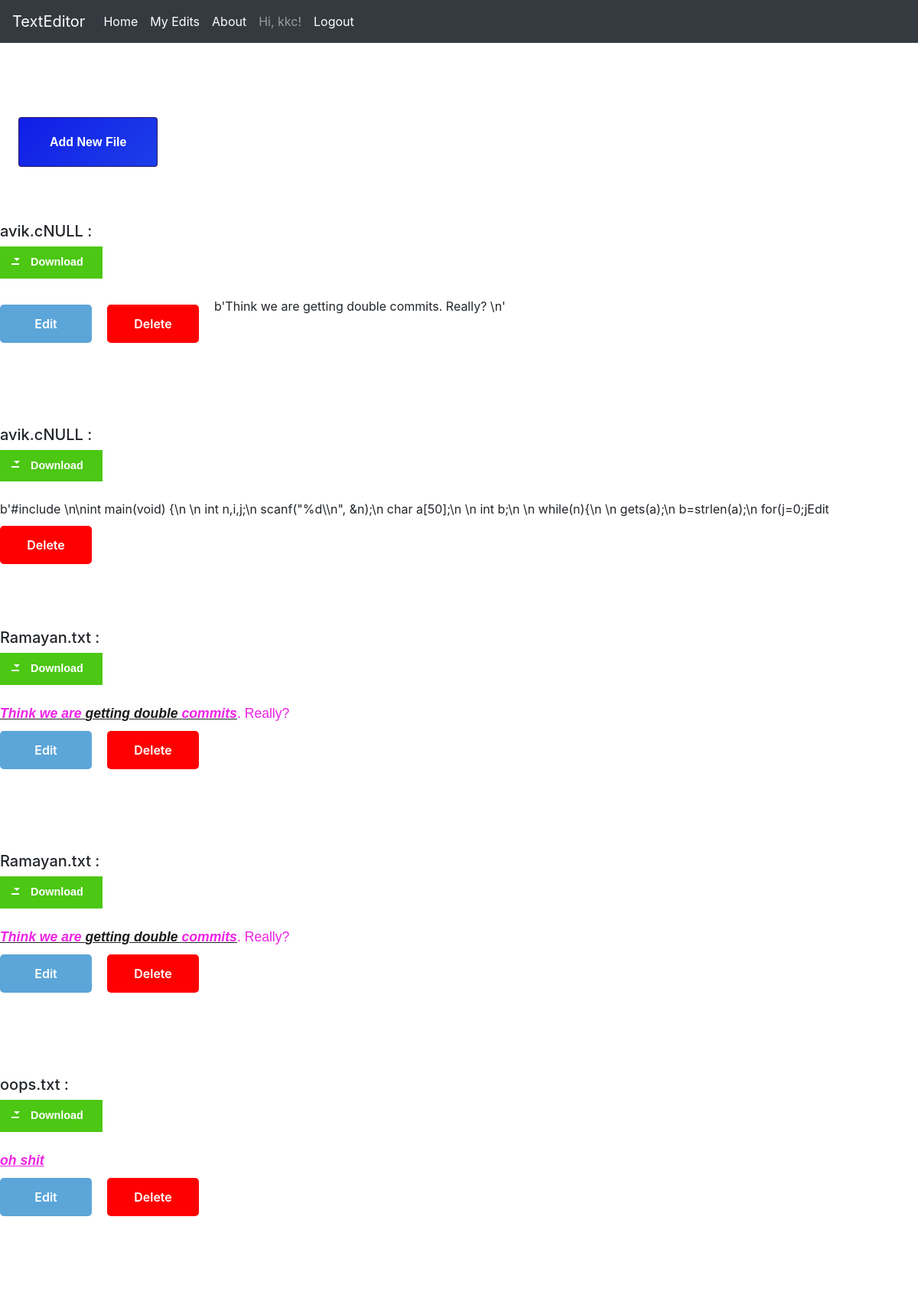
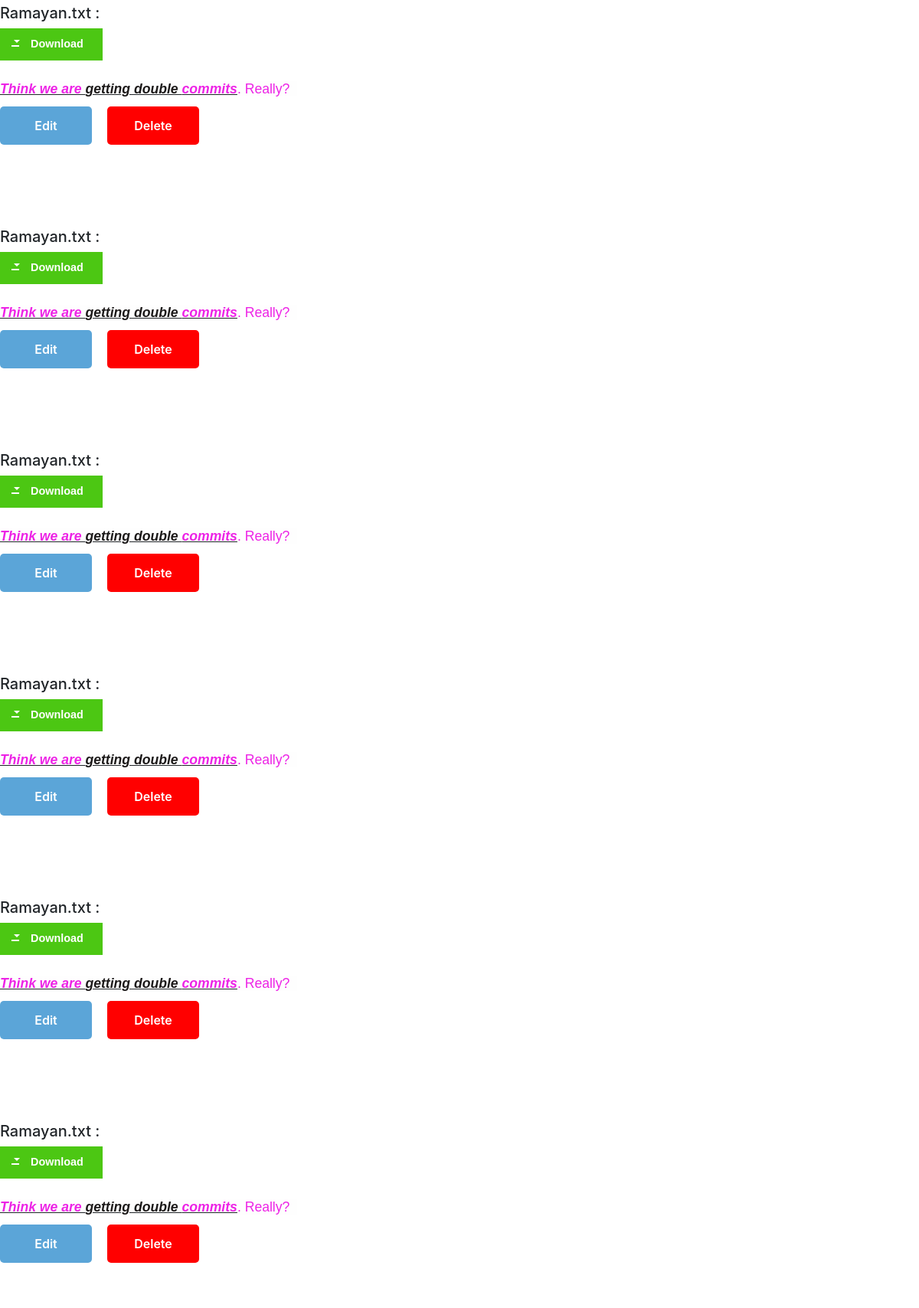
The app's page /myedits (signed in, upper part) with its own data (2 pictures, top to bottom).
### app/models.py (models this page shows, shortened)
class User(UserMixin, db.Model):
    id = db.Column(db.Integer, primary_key=True)
    username = db.Column(db.String(64), index=True, unique=True)
    email = db.Column(db.String(120), index=True, unique=True)
    password_hash = db.Column(db.String(128))
    posts = db.relationship('EditorData', backref='author', lazy='dynamic')

class EditorData(db.Model):
    id = db.Column(db.Integer, primary_key=True)
    name = db.Column(db.Text)
    extension= db.Column(db.Text)
    html= db.Column(db.Text)
    user_id = db.Column(db.Integer, db.ForeignKey('user.id'))

### app/routes.py (the view)
@app.route('/display')
@app.route('/myedits')
@login_required
def display():
    posts = EditorData.query.order_by(EditorData.id.desc()).filter_by(author=current_user).all()
    return render_template('myedits.html', posts=posts)

### app/models.py (called while the page is built)
@login.user_loader
def load_user(id):
    return User.query.get(int(id))

### app/templates/myedits.html
{% extends "base.html" %}
{% block content %}
<a href="{{ url_for('index') }}" target="_blank" class="btn --animated">
        <span>Add New File</span>
</a>
<br><br>
{% for post in posts %}
<div>
      <b><h5>{{ post.name }}{{ post.extension}} :</h5> <a href="#" class="buttonDownload">Download</a> <br>
        <br>
        </b> {{post.html|safe}}
      <a href="/edit/{{post.id}}" title="Edit" class="button btnFloat btnBlueGreen">Edit</a>
      <a  href="/delete/{{post.id}}" title="Button slide purple" class="button btnSlide btnPurple">
        <span class="top" data-content="Delete">Delete</span>
        <span class="bottom" data-content="Edit">Sure?</span>
      </a>
        <br><br><br><br><br>
        <br>
       <br>
</div>
{% endfor %}
{% endblock %}

### app/templates/base.html (shortened to what this page needs)
<!DOCTYPE html>
<html lang="en">
<head>
    <link rel="stylesheet" href="https://stackpath.bootstrapcdn.com/bootstrap/4.1.3/css/bootstrap.min.css">
</head>
<body>
  <div class="fixed-top">
  <nav class="navbar navbar-expand-md navbar-dark bg-dark">
    <a class="navbar-brand" href="{{url_for('index')}}">TextEditor</a>
    <div class="collapse navbar-collapse" id="navbarSupportedContent">
      <ul class="navbar-nav mr-auto">
        <li class="nav-item active">
          <a class="nav-link" href="{{ url_for('index') }}">Home<span class="sr-only">(current)</span></a>
        </li>
        {% if current_user.is_anonymous %}
        <li class="nav-item active">
          <a class="nav-link" href="{{ url_for('login') }}">login</a>
        </li>
        {% else %}
        <li class="nav-item active">
          <a class="nav-link" href="/myedits">My Edits</a>
        </li>
        <li class="nav-item active">
          <a class="nav-link" href="/about">About</a>
        </li>
        <li class="nav-item">
         <a class="nav-link"> Hi, {{ current_user.username }}!</a></li>
        <li class="nav-item active">
          <a class="nav-link" href="{{ url_for('logout') }}">Logout</a></li>
        {% endif %}
      </ul>
    </div>
  </nav>
  </div>
        <h1 style="color: white;">
        </h1>
        <br><br><br><br>
        {% block content %}{% endblock %}
</body>
</html>

### app/templates/base.html (style rules this page uses)
a.button { display: block; position: relative; float: left; width: 120px; padding: 0; margin: 10px 20px 10px 0; font-weight: 600; text-align: center; line-height: 50px; color: #FFF; border-radius: 5px; transition: all 0.2s ; }
.btnBlueGreen { background: #00AE68; }
.btnPurple { background: #A74982; }
.buttonDownload { display: inline-block; position: relative; padding: 10px 25px; background-color: #4CC713; color: white; font-family: sans-serif; text-decoration: none; font-size: 0.9em; text-align: center; text-indent: 15px; }
.buttonDownload:before, .buttonDownload:after { content: ' '; display: block; position: absolute; left: 15px; top: 52%; }
.buttonDownload:before { width: 10px; height: 2px; border-style: solid; border-width: 0 2px 2px; }
.buttonDownload:after { width: 0; height: 0; margin-left: 3px; margin-top: -7px; border-style: solid; border-width: 4px 4px 0 4px; border-color: transparent; border-top-color: inherit; animation: downloadArrow 2s linear infinite; animation-play-state: paused; }
.btnSlide .top { position: absolute; top: 0px; left: 0; width: 120px; height: 50px; background: #00AE68; z-index: 10; transition: all 0.2s ; border-radius: 5px; }
.btnSlide.btnPurple .top { background: red; }
.btnSlide .bottom { position: absolute; top: 0; left: 0; width: 120px; height: 50px; color: #000; z-index: 5; border-radius: 5px; }
.btnFloat { background: none; box-shadow: 0px 0px 0px 0px rgba(0, 0, 0, 0.5); }
.btnFloat:before { content: 'Edit'; display: block; position: absolute; top: 0; left: 0; width: 120px; height: 50px; border-radius: 5px; transition: all 0.2s ; }
.btnBlueGreen.btnFloat:before { background: rgb(91,165, 216); }
.btnFloat:before { box-shadow: 0px 0px 0px 0px rgba(0, 0, 0, 0.4); }
body { overflow: auto; min-height: 100%; }
:root { --font: 1rem/1.2 "helvetica", sans-serif; --bg-hover: linear-gradient( 135deg, #101ee7 0%, #2654e9 20%, #62d6fa 37%, #fff 50%, #fc35ca 66%, #7559ff 72%, #101ee7 100% ); --btn-color: #2e175e; }
.btn { display: table; text-align: center; color: #ffffff; text-decoration: none; position: relative; font: var(--font); font-weight: bold; padding: 22px 40px; background-color: var(--btn-color); overflow: hidden; margin: 24px; }
.--animated { transition: all 1s; }
.--animated span { position: relative; z-index: 9; }
.--animated:after { height: 100%; width: 2000px; transition: all 1s; background: var(--bg-hover); }
.--animated:before { height: 26px; width: 100%; top: -50px; z-index: 10; opacity: 0; background-color: rgba(255, 255, 255, 0.15); }
.--animated:before, a:after { position: absolute; top: 0; left: 0; z-index: 7; display: block; content: ""; }

### records on screen
User: username "kkc"
EditorData: name "avik.c", extension "NULL", html "b'Think we are getting double commits. Really? \\n'"
EditorData: name "avik.c", extension "NULL", html "b'#include \\n\\nint main(void) {\\n \\n int n,i,j;\\n scanf(\"%d\\\\n\", &n);\\n char a[50];\\n \\n int b;\\n \\n while(n){\\n \\n gets(a);\\n b=strlen(a);\\n for(j=0;j"
EditorData: name "Ramayan", extension ".txt", html "Think we are getting double commits . Really?"
EditorData: name "Ramayan", extension ".txt", html "Think we are getting double commits . Really?"
EditorData: name "oops", extension ".txt", html "oh shit"
EditorData: name "Ramayan", extension ".txt", html "Think we are getting double commits . Really?"
EditorData: name "Ramayan", extension ".txt", html "Think we are getting double commits . Really?"
EditorData: name "Ramayan", extension ".txt", html "Think we are getting double commits . Really?"
EditorData: name "Ramayan", extension ".txt", html "Think we are getting double commits . Really?"
EditorData: name "Ramayan", extension ".txt", html "Think we are getting double commits . Really?"
EditorData: name "Ramayan", extension ".txt", html "Think we are getting double commits . Really?"
